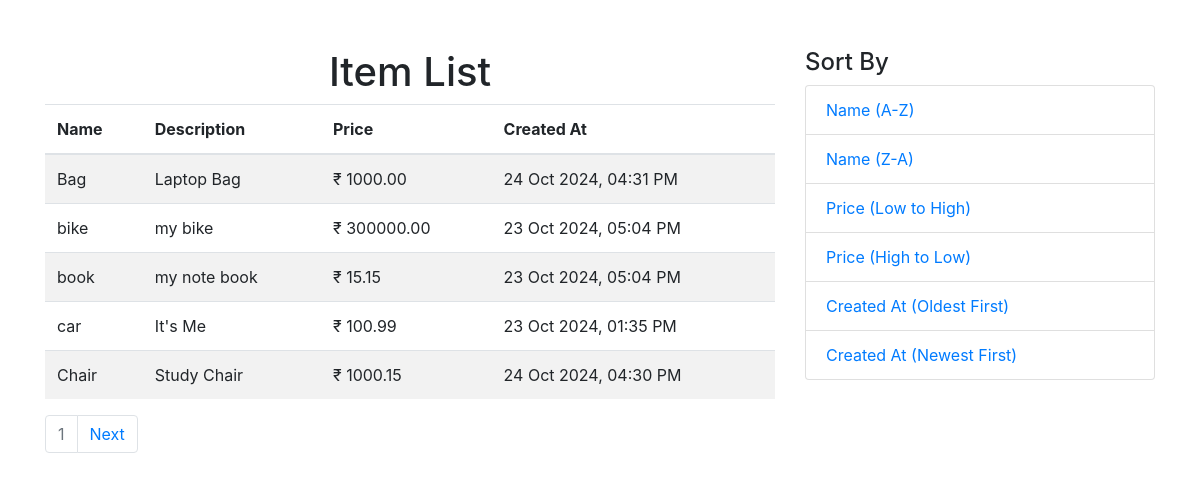
The page / on the database its author committed.
### items/models.py (models this page shows, shortened)
class Item(models.Model):
    name = models.CharField(max_length=50)
    description = models.TextField()
    price = models.DecimalField(max_digits=9, decimal_places=2)
    created_at = models.DateTimeField(auto_now_add=True)

### items/views.py (the view)
# urls.py: path('',views.item_list, name="item_list"),
def item_list(request):
    sort_by = request.GET.get('sort', 'name')
    if sort_by not in ['name', '-name', 'price', '-price', 'created_at', '-created_at']:
        sort_by = 'name'
    if 'name' in sort_by:
        if sort_by.startswith('-'):
            items = Item.objects.all().annotate(lower_name=Lower('name')).order_by('-lower_name')
        else:
            items = Item.objects.all().annotate(lower_name=Lower('name')).order_by('lower_name')
    else:
        items = Item.objects.all().order_by(sort_by)
    paginator = Paginator(items, 5)
    page_number = request.GET.get('page')
    page_obj = paginator.get_page(page_number)
    return render(request, 'index.html', {'page_obj': page_obj, 'sort_by': sort_by})

### templates/index.html (shortened to what this page needs)
<!DOCTYPE html>
<html lang="en">
<head>
    <link href="https://stackpath.bootstrapcdn.com/bootstrap/4.5.2/css/bootstrap.min.css" rel="stylesheet">
</head>
<body>
    <div class="container mt-5">
        <div class="row">
            <div class="col-md-8">
                <h1 class="text-center">Item List</h1>
                <table class="table table-striped">
                    <thead>
                        <tr>
                            <th>Name</th>
                            <th>Description</th>
                            <th>Price</th>
                            <th>Created At</th>
                        </tr>
                    </thead>
                    <tbody>
                        {% for item in page_obj %}
                        <tr>
                            <td>{{ item.name }}</td>
                            <td>{{ item.description }}</td>
                            <td>₹ {{ item.price}}</td>
                            <td>{{ item.created_at|date:"d M Y, h:i A" }}</td>
                        </tr>
                        {% endfor %}
                    </tbody>
                </table>
                <nav>
                    <ul class="pagination">
                        <li class="page-item disabled"><span class="page-link">{{ page_obj.number }}</span></li>
                        {% if page_obj.has_next %}
                        <li class="page-item">
                            <a class="page-link" href="?page={{ page_obj.next_page_number }}&sort={{ sort_by }}">Next</a>
                        </li>
                        {% endif %}
                    </ul>
                </nav>
            </div>
            <div class="col-md-4">
                <h4>Sort By</h4>
                <ul class="list-group">
                    <li class="list-group-item">
                        <a href="?sort=name">Name (A-Z)</a>
                    </li>
                    <li class="list-group-item">
                        <a href="?sort=-name">Name (Z-A)</a>
                    </li>
                    <li class="list-group-item">
                        <a href="?sort=price">Price (Low to High)</a>
                    </li>
                    <li class="list-group-item">
                        <a href="?sort=-price">Price (High to Low)</a>
                    </li>
                    <li class="list-group-item">
                        <a href="?sort=created_at">Created At (Oldest First)</a>
                    </li>
                    <li class="list-group-item">
                        <a href="?sort=-created_at">Created At (Newest First)</a>
                    </li>
                </ul>
            </div>
        </div>
    </div>
</body>
</html>

### rows shown on the page
Item: name "Bag", description "Laptop Bag", price "1000.00", created_at "24 Oct 2024, 04:31 PM"
Item: name "bike", description "my bike", price "300000.00", created_at "23 Oct 2024, 05:04 PM"
Item: name "book", description "my note book", price "15.15", created_at "23 Oct 2024, 05:04 PM"
Item: name "car", description "It's Me", price "100.99", created_at "23 Oct 2024, 01:35 PM"
Item: name "Chair", description "Study Chair", price "1000.15", created_at "24 Oct 2024, 04:30 PM"

### other values the page prints
{{ page_obj.number }} "1"
